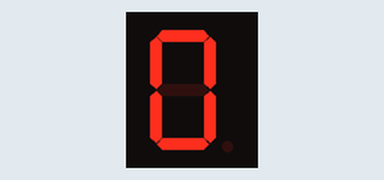
Recording of a sketch running on a simulated Arduino Uno, built with avr-gcc and run on an emulated ATmega328P. Shown: 1-digit seven-segment display. Wiring (inferred from the names in the program): 1-digit 7-segment display, segments lit when LOW: segments pin 5, pin 6, pin 7, pin 8, pin 9, pin 10, pin 11. The segment pins are drawn as the display they are named for.

Above: at 0.1 s.
At 2.1 s:
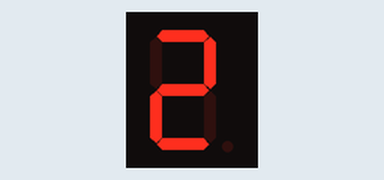
At 4.1 s:
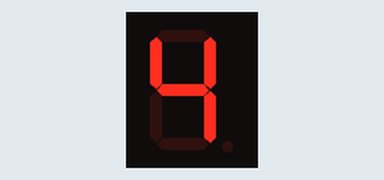
At 9.1 s:
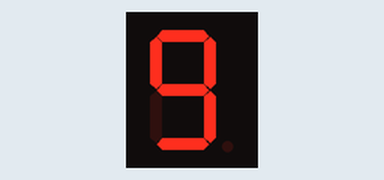
At 13.1 s:
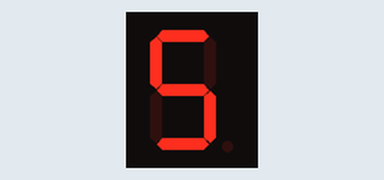
At 19.1 s:
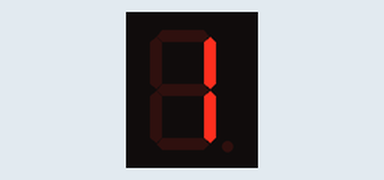

Measured:
- by itself, everything shown: repeats every 18.0 s, in 18 steps
- what the display in image 1 shows lasts 1.0 s, from 2.0 s to 3.0 s

The sketch:

lab4.ino
```cpp
/* It has internal resistors, no need to connec!
                A
             ________
            |        |
         F  |        |  B
            |   G    |
            |________|
            |        |
            |        |  C
        E   |        |
            |________|
                D

*/


//pin assignments

int DIG1 = 1;
//int DIG2 = 2;
//int DIG3 = 3;
//int DIG4 = 4;

//7 segments pin assignments
int pinA = 5;
int pinB = 6;
int pinC = 7;
int pinD = 8;
int pinE = 9;
int pinF = 10;
int pinG = 11;


void setup() {
  // put your setup code here, to run once:
pinMode(DIG1, OUTPUT);
//pinMode(DIG2, OUTPUT);
//pinMode(DIG3, OUTPUT);
//pinMode(DIG4, OUTPUT);

pinMode(pinA, OUTPUT);
pinMode(pinB, OUTPUT);
pinMode(pinC, OUTPUT);
pinMode(pinD, OUTPUT);
pinMode(pinE, OUTPUT);
pinMode(pinF, OUTPUT);
pinMode(pinG, OUTPUT);

Serial.begin(9600);
}

int count = 0;
int count2 = 0;

void loop() {

   // Energy source initiated to the segmenen:
   digitalWrite(DIG1, HIGH);
   //digitalWrite(DIG2, HIGH);
   //digitalWrite(DIG3, HIGH);
  // digitalWrite(DIG4, HIGH);

  if(count == 0)
  {
    // Pins assigned with LOW will have complete circuit to lightup:
     digitalWrite(pinA, LOW);
     digitalWrite(pinB, LOW);
     digitalWrite(pinC, LOW);
     digitalWrite(pinD, LOW);
     digitalWrite(pinE, LOW);
     digitalWrite(pinF, LOW);
     digitalWrite(pinG, HIGH);

  }

 else if(count == 1){
     digitalWrite(pinA, HIGH);
     digitalWrite(pinB, LOW);
     digitalWrite(pinC, LOW);
     digitalWrite(pinD, HIGH);
     digitalWrite(pinE, HIGH);
     digitalWrite(pinF, HIGH);
     digitalWrite(pinG, HIGH);
  }

 else if(count == 2){
   digitalWrite(pinA, LOW);
   digitalWrite(pinB, LOW);
   digitalWrite(pinC, HIGH);
   digitalWrite(pinD, LOW);
   digitalWrite(pinE, LOW);
   digitalWrite(pinF, HIGH);
   digitalWrite(pinG, LOW);
  }

else if(count == 3){
  digitalWrite(pinA, LOW);
  digitalWrite(pinB, LOW);
  digitalWrite(pinC, LOW);
  digitalWrite(pinD, LOW);
  digitalWrite(pinE, HIGH);
  digitalWrite(pinF, HIGH);
  digitalWrite(pinG, LOW);
  }

 else if(count == 4){
   digitalWrite(pinA, HIGH);
   digitalWrite(pinB, LOW);
   digitalWrite(pinC, LOW);
   digitalWrite(pinD, HIGH);
   digitalWrite(pinE, HIGH);
   digitalWrite(pinF, LOW);
   digitalWrite(pinG, LOW);
  }

 else if(count == 5){
   digitalWrite(pinA, LOW);
   digitalWrite(pinB, HIGH);
   digitalWrite(pinC, LOW);
   digitalWrite(pinD, LOW);
   digitalWrite(pinE, HIGH);
   digitalWrite(pinF, LOW);
   digitalWrite(pinG, LOW);
  }

 else if(count == 6){
   digitalWrite(pinA, LOW);
   digitalWrite(pinB, HIGH);
   digitalWrite(pinC, LOW);
   digitalWrite(pinD, LOW);
   digitalWrite(pinE, LOW);
   digitalWrite(pinF, LOW);
   digitalWrite(pinG, LOW);
  }

 else if(count == 7){
   digitalWrite(pinA, LOW);
   digitalWrite(pinB, LOW);
   digitalWrite(pinC, LOW);
   digitalWrite(pinD, HIGH);
   digitalWrite(pinE, HIGH);
   digitalWrite(pinF, HIGH);
   digitalWrite(pinG, HIGH);
  }

 else if(count == 8){
  digitalWrite(pinA, LOW);
  digitalWrite(pinB, LOW);
  digitalWrite(pinC, LOW);
  digitalWrite(pinD, LOW);
  digitalWrite(pinE, LOW);
  digitalWrite(pinF, LOW);
  digitalWrite(pinG, LOW);
  }

 else if(count == 9){
  digitalWrite(pinA, LOW);
  digitalWrite(pinB, LOW);
  digitalWrite(pinC, LOW);
  digitalWrite(pinD, LOW);
  digitalWrite(pinE, HIGH);
  digitalWrite(pinF, LOW);
  digitalWrite(pinG, LOW);
  }
  count2++;

  //condition to make 7 segments count  9 down to 0 repeatedly.
 // if(count2<10){
   //count++;
 // } else {
  //count-- ;
  //}

// to reset all the counters to 0 and start again
//if(count2==18){
  //count =0;
  //count2 =0;
 // }

 if(count2<10){
     count++;
 } else if (count2==18){
     count =0;
     count2 =0;
 } else{
     count--;
 }

delay(1000);
}
```
